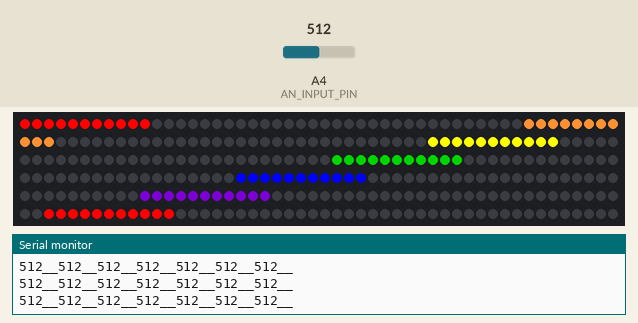
Simulated run of this sketch. Board: Arduino Uno, built with avr-gcc and run on an emulated ATmega328P. On the bench: 300 RGB LEDs in strip order, left to right, continuing on the next row, the last lines printed to the serial monitor. The test bench sets the inputs (shaded band); at power-on: A4 (AN_INPUT_PIN) = 512.

Above: at 1.2 s.
1.3 s: A4 (AN_INPUT_PIN) set to 396
At 1.7 s:
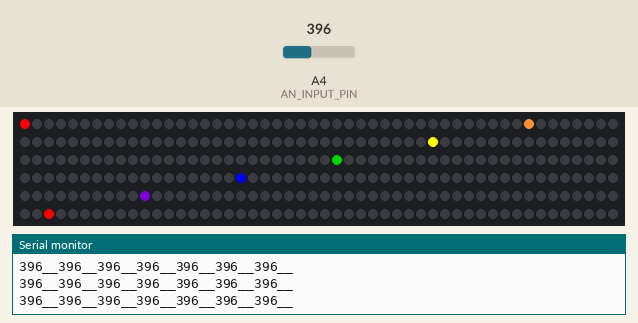
2.8 s: A4 (AN_INPUT_PIN) set to 379
4.3 s: A4 (AN_INPUT_PIN) set to 716
At 5.3 s:
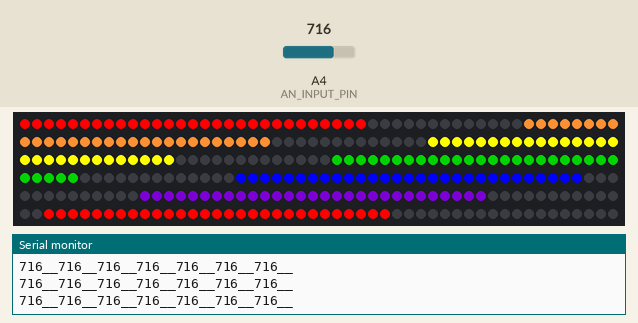
5.8 s: A4 (AN_INPUT_PIN) set to 306
At 6.4 s:
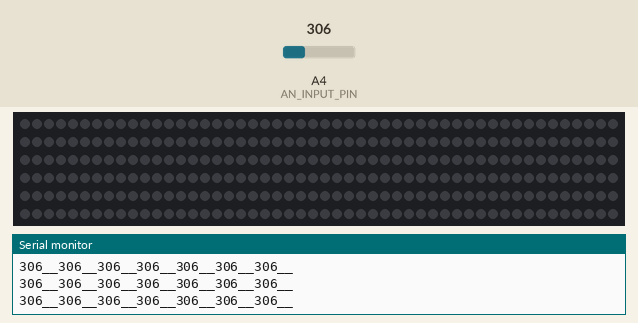
8.8 s: A4 (AN_INPUT_PIN) set to 511
At 10.0 s:
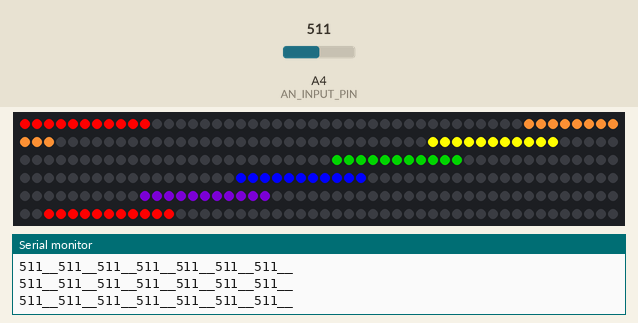
Timing chart, 0 to 11.3 s (numbered marks = the images above; inputs shaded):
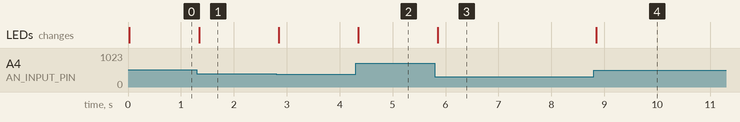

Measured:
- after the input at 1.3 s, the LEDs: change after 0.05 s (image 1)
- after the input at 4.3 s, the LEDs: change after 0.05 s (image 2)
- after the input at 5.8 s, the LEDs: change after 0.05 s (image 3)
- after the input at 8.8 s, the LEDs: change after 0.05 s (image 4)

The sketch:

eq_test.ino
```cpp
#include <FastLED.h>
#define NUM_LEDS 300
#define LED_PIN 12
CRGB leds[NUM_LEDS];

int AN_STROBE_PIN = 10; // MSGEQ7 strobe pin
int AN_RESET_PIN = 11; // MSGEQ7 reset pin
int AN_INPUT_PIN = 4; // analog input from MSGEQ7
int LED_SEG = NUM_LEDS / 7;

int spectrum[7]; // holds frequency band audio data
int adjusted[7];

void setup() {
  FastLED.addLeds<NEOPIXEL, LED_PIN>(leds, NUM_LEDS);
  for (int i = 0; i < NUM_LEDS; i++) {
    leds[i] = CRGB(0, 0, 255);
  }
  FastLED.show();


  Serial.begin(9600);
  pinMode(AN_STROBE_PIN, OUTPUT);
  pinMode(AN_RESET_PIN, OUTPUT);

  // MSGEQ7 Initial Conditions
  digitalWrite(AN_RESET_PIN, LOW);
  digitalWrite(AN_STROBE_PIN, LOW);
  delay(1);

  // Reset MSGEQ7
  digitalWrite(AN_RESET_PIN, HIGH);
  delay(1);
  digitalWrite(AN_RESET_PIN, LOW);
  digitalWrite(AN_STROBE_PIN, HIGH);
  delay(1);

}

void loop() {
  FastLED.clear();
  readAnalyzer();
  for (int i = 0; i < 7; i++) {
    adjusted[i] = map(spectrum[i], 400, 850, 1, LED_SEG);
    Serial.print(spectrum[i]);
    Serial.print("__");
  }
  Serial.println();

  for (int i = 0 + (0 * LED_SEG); i < adjusted[0] ; i++) {
    leds[i] = CRGB::Red;
  }
  for (int i = 0 + (1 * LED_SEG); i < adjusted[1] + (1 * LED_SEG); i++) {
    leds[i] = CRGB(244, 140, 50);
  }
  for (int i = 0 + (2 * LED_SEG); i < adjusted[2] + (2 * LED_SEG); i++) {
    leds[i] = CRGB::Yellow;
  }
  for (int i = 0 + (3 * LED_SEG); i < adjusted[3] + (3 * LED_SEG); i++) {
    leds[i] = CRGB::Green;
  }
  for (int i = 0 + (4 * LED_SEG); i < adjusted[4] + (4 * LED_SEG); i++) {
    leds[i] = CRGB::Blue;
  }
  for (int i = 0 + (5 * LED_SEG); i < adjusted[5] + (5 * LED_SEG); i++) {
    leds[i] = CRGB::Indigo;
  }
  for (int i = 0 + (6 * LED_SEG); i < adjusted[0] + (6 * LED_SEG); i++) {
    leds[i] = CRGB::Red;
  }
  FastLED.show();

}

void readAnalyzer() {
  // tell the analyzer we're going to read the audio bands
  digitalWrite(AN_RESET_PIN, HIGH);
  digitalWrite(AN_RESET_PIN, LOW);

  // read a single audio channel
  for (int i = 0; i < 7; i++) {
    digitalWrite(AN_STROBE_PIN, LOW);
    delayMicroseconds(100);
    spectrum[i] = analogRead(AN_INPUT_PIN);
    digitalWrite(AN_STROBE_PIN, HIGH);
    delayMicroseconds(1);
  }

}
```
